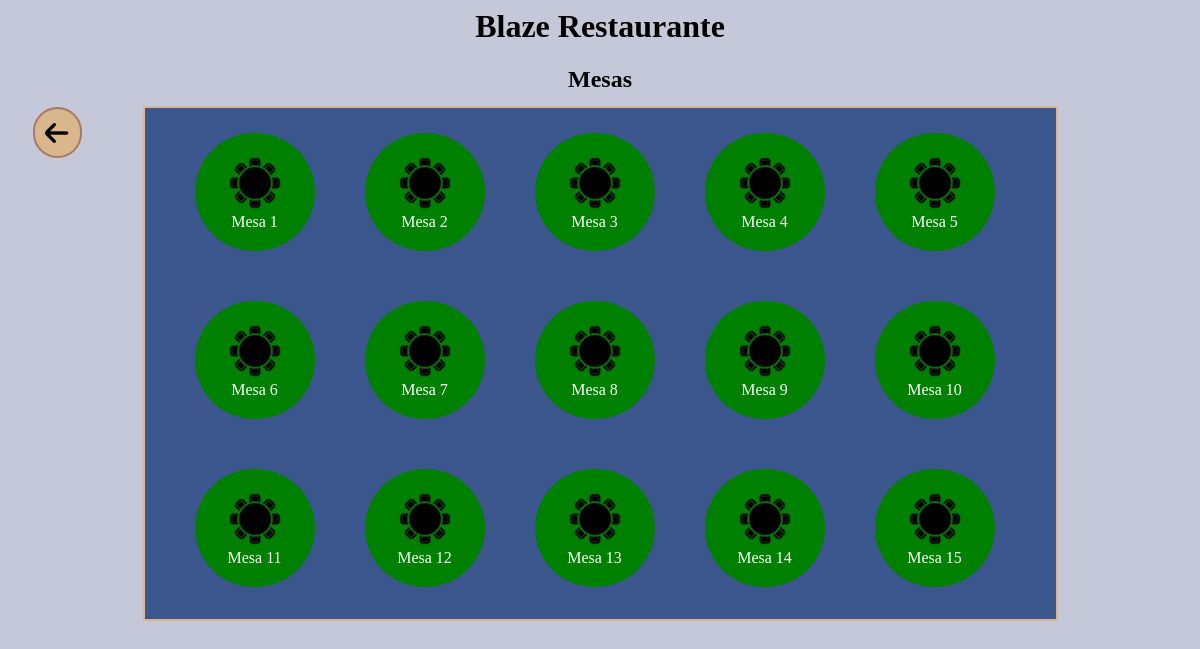
/mesa/menuMesas.php (signed in), run on the app's committed database.
### tables this page shows
CREATE TABLE mesa (
    id_mesa INT PRIMARY KEY AUTO_INCREMENT,
    status_mesa BOOLEAN
);

### mesa/menuMesas.php (the view, shortened to what this page needs)
<?php
   include('../connection.php');
   $sql = "SELECT * FROM mesa";
   $result = $conn->query($sql);
?>
<!DOCTYPE html>
<html lang="pt-br">
<head>
    <link rel="stylesheet" href="menuMesasStyle.css">
</head>
<body>
    <header>
        <h1>Blaze Restaurante</h1>
        <h2>Mesas</h2>
        <a id="botaoVoltar" href="../home/home.php"><img src="../imagens/iconVoltar.png" alt="voltarHome" style="width: 40px; height: 40px"></a>
    </header>
    <div id="conteinerMenu">
        <div id="conteinermessas">
        <?php
            if ($result->num_rows > 0) {
                while ($row = $result->fetch_assoc()) {
                    $buttonStyle = ($row['status_mesa'] == 1) ? 'style="background-color: green;"' : 'style="background-color: red;"';
                    echo '<a href="pedido_lst.php?id_mesa=' . $row['id_mesa'] . '" id="ButtonMessa' . $row["id_mesa"] . '" ' . $buttonStyle . '><img src="../imagens/icon_messa1.png" alt="Imagem" style="width: 60px; height: 60px;border-radius: 130px;"><br>Mesa ' . $row["id_mesa"] . '</a>';
                }
            }
            ?>
        </div>
    </div>
</body>
</html>

### mesa/menuMesasStyle.css (style rules this page uses)
body { background-color: #C5C8D9; }
h1,h2 { display: flex; position: relative; justify-content: center; align-items: center; color: #3B568C; color: #000; }
#conteinerMenu { overflow: auto; margin-left: auto; margin-right: auto; background-color: #3B568C; border: 2px solid #D9B68B; width: 911px; height: 511px; position: relative; bottom: 51px; }
#conteinermessas { display: flex; flex-wrap: wrap; margin-left: 25px; }
#conteinermessas > a { text-align: center; border-radius: 120px; padding: 20px 30px; color: white; border: none; text-decoration: none; cursor: pointer; margin: 25px; }
#botaoVoltar { background-color: #D9B68B; color: #fff; text-decoration: none; cursor: pointer; border: 2px solid #A67968; padding: 30px 5px 0px 0px; border-radius: 100px; margin-left: 25px; }

### data on the page
mesa: id_mesa "1"
mesa: id_mesa "2"
mesa: id_mesa "3"
mesa: id_mesa "4"
mesa: id_mesa "5"
mesa: id_mesa "6"
mesa: id_mesa "7"
mesa: id_mesa "8"
mesa: id_mesa "9"
mesa: id_mesa "10"
mesa: id_mesa "11"
mesa: id_mesa "12"
mesa: id_mesa "13"
mesa: id_mesa "14"
mesa: id_mesa "15"
